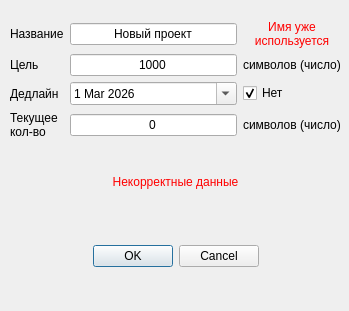
<?xml version="1.0" encoding="UTF-8"?>
<ui version="4.0">
 <class>edit_project</class>
 <widget class="QDialog" name="edit_project">
  <property name="geometry">
   <rect>
    <x>0</x>
    <y>0</y>
    <width>349</width>
    <height>311</height>
   </rect>
  </property>
  <property name="sizePolicy">
   <sizepolicy hsizetype="Preferred" vsizetype="Preferred">
    <horstretch>3</horstretch>
    <verstretch>0</verstretch>
   </sizepolicy>
  </property>
  <property name="minimumSize">
   <size>
    <width>349</width>
    <height>311</height>
   </size>
  </property>
  <property name="maximumSize">
   <size>
    <width>349</width>
    <height>311</height>
   </size>
  </property>
  <property name="font">
   <font>
    <family>Arial</family>
   </font>
  </property>
  <property name="windowTitle">
   <string>Изменение проекта</string>
  </property>
  <widget class="QDialogButtonBox" name="buttons">
   <property name="geometry">
    <rect>
     <x>0</x>
     <y>240</y>
     <width>351</width>
     <height>32</height>
    </rect>
   </property>
   <property name="orientation">
    <enum>Qt::Orientation::Horizontal</enum>
   </property>
   <property name="standardButtons">
    <set>QDialogButtonBox::StandardButton::Cancel|QDialogButtonBox::StandardButton::Ok</set>
   </property>
   <property name="centerButtons">
    <bool>true</bool>
   </property>
  </widget>
  <widget class="QWidget" name="widget" native="true">
   <property name="geometry">
    <rect>
     <x>10</x>
     <y>20</y>
     <width>331</width>
     <height>200</height>
    </rect>
   </property>
   <property name="sizePolicy">
    <sizepolicy hsizetype="Preferred" vsizetype="Preferred">
     <horstretch>0</horstretch>
     <verstretch>0</verstretch>
    </sizepolicy>
   </property>
   <property name="minimumSize">
    <size>
     <width>311</width>
     <height>200</height>
    </size>
   </property>
   <layout class="QGridLayout" name="gridLayout">
    <item row="1" column="2">
     <widget class="QLabel" name="label_6">
      <property name="text">
       <string>символов (число)</string>
      </property>
     </widget>
    </item>
    <item row="2" column="1">
     <widget class="QDateEdit" name="de_deadline">
      <property name="enabled">
       <bool>true</bool>
      </property>
      <property name="dateTime">
       <datetime>
        <hour>16</hour>
        <minute>0</minute>
        <second>0</second>
        <year>2026</year>
        <month>3</month>
        <day>1</day>
       </datetime>
      </property>
      <property name="maximumDate">
       <date>
        <year>9999</year>
        <month>12</month>
        <day>31</day>
       </date>
      </property>
      <property name="calendarPopup">
       <bool>true</bool>
      </property>
      <property name="date">
       <date>
        <year>2026</year>
        <month>3</month>
        <day>1</day>
       </date>
      </property>
     </widget>
    </item>
    <item row="2" column="0">
     <widget class="QLabel" name="label_3">
      <property name="text">
       <string>Дедлайн</string>
      </property>
     </widget>
    </item>
    <item row="2" column="2">
     <widget class="QCheckBox" name="checkBox">
      <property name="text">
       <string>Нет</string>
      </property>
      <property name="checkable">
       <bool>true</bool>
      </property>
      <property name="checked">
       <bool>true</bool>
      </property>
      <property name="tristate">
       <bool>false</bool>
      </property>
     </widget>
    </item>
    <item row="1" column="0">
     <widget class="QLabel" name="label_2">
      <property name="text">
       <string>Цель</string>
      </property>
     </widget>
    </item>
    <item row="0" column="0">
     <widget class="QLabel" name="label">
      <property name="text">
       <string>Название</string>
      </property>
     </widget>
    </item>
    <item row="0" column="2">
     <widget class="QLabel" name="incorrect_name">
      <property name="enabled">
       <bool>true</bool>
      </property>
      <property name="styleSheet">
       <string notr="true">QLabel {
    color: rgb(255, 0, 0);
}</string>
      </property>
      <property name="text">
       <string>&lt;html&gt;&lt;head/&gt;&lt;body&gt;&lt;p align=&quot;center&quot;&gt;Имя уже&lt;br/&gt;используется&lt;/p&gt;&lt;/body&gt;&lt;/html&gt;</string>
      </property>
     </widget>
    </item>
    <item row="3" column="0">
     <widget class="QLabel" name="label_4">
      <property name="text">
       <string>&lt;html&gt;&lt;head/&gt;&lt;body&gt;&lt;p&gt;Текущее&lt;br/&gt;кол-во&lt;/p&gt;&lt;/body&gt;&lt;/html&gt;</string>
      </property>
      <property name="textFormat">
       <enum>Qt::TextFormat::AutoText</enum>
      </property>
      <property name="scaledContents">
       <bool>false</bool>
      </property>
      <property name="openExternalLinks">
       <bool>false</bool>
      </property>
     </widget>
    </item>
    <item row="3" column="2">
     <widget class="QLabel" name="label_5">
      <property name="text">
       <string>символов (число)</string>
      </property>
     </widget>
    </item>
    <item row="0" column="1">
     <widget class="QLineEdit" name="le_name">
      <property name="text">
       <string>Новый проект</string>
      </property>
      <property name="alignment">
       <set>Qt::AlignmentFlag::AlignCenter</set>
      </property>
     </widget>
    </item>
    <item row="3" column="1">
     <widget class="QLineEdit" name="le_total_symbols">
      <property name="text">
       <string>0</string>
      </property>
      <property name="alignment">
       <set>Qt::AlignmentFlag::AlignCenter</set>
      </property>
     </widget>
    </item>
    <item row="1" column="1">
     <widget class="QLineEdit" name="le_goal">
      <property name="text">
       <string notr="true">1000</string>
      </property>
      <property name="alignment">
       <set>Qt::AlignmentFlag::AlignCenter</set>
      </property>
     </widget>
    </item>
    <item row="4" column="0" colspan="3">
     <widget class="QLabel" name="incorrect_data">
      <property name="enabled">
       <bool>true</bool>
      </property>
      <property name="styleSheet">
       <string notr="true">QLabel {
    color: rgb(255, 0, 0);
}</string>
      </property>
      <property name="text">
       <string>&lt;html&gt;&lt;head/&gt;&lt;body&gt;&lt;p align=&quot;center&quot;&gt;Некорректные данные&lt;/p&gt;&lt;/body&gt;&lt;/html&gt;</string>
      </property>
     </widget>
    </item>
   </layout>
  </widget>
  <zorder>widget</zorder>
  <zorder>buttons</zorder>
 </widget>
 <resources/>
 <connections>
  <connection>
   <sender>buttons</sender>
   <signal>accepted()</signal>
   <receiver>edit_project</receiver>
   <slot>accept()</slot>
   <hints>
    <hint type="sourcelabel">
     <x>248</x>
     <y>254</y>
    </hint>
    <hint type="destinationlabel">
     <x>157</x>
     <y>274</y>
    </hint>
   </hints>
  </connection>
  <connection>
   <sender>buttons</sender>
   <signal>rejected()</signal>
   <receiver>edit_project</receiver>
   <slot>reject()</slot>
   <hints>
    <hint type="sourcelabel">
     <x>316</x>
     <y>260</y>
    </hint>
    <hint type="destinationlabel">
     <x>286</x>
     <y>274</y>
    </hint>
   </hints>
  </connection>
 </connections>
</ui>
